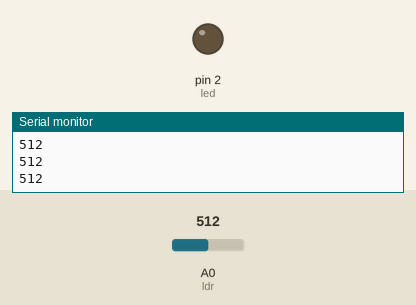
This sketch was run on a simulated Arduino Uno, built with avr-gcc and run on an emulated ATmega328P. Shown: output pins drawn as LEDs (lit = HIGH), the last lines printed to the serial monitor. The test bench sets the inputs (shaded band); at power-on: A0 (ldr) = 512.

Above: at 1.2 s.
1.3 s: A0 (ldr) set to 893
2.8 s: A0 (ldr) set to 917
At 3.2 s:
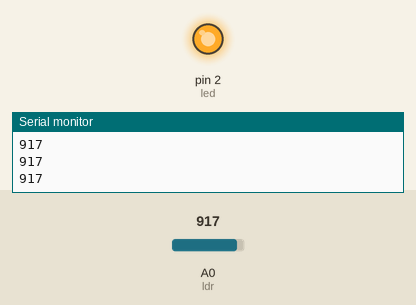
4.3 s: A0 (ldr) set to 890
At 5.5 s:
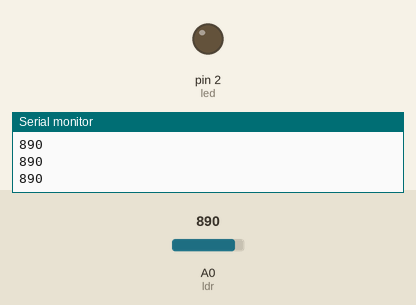
5.8 s: A0 (ldr) set to 900
At 7.0 s:
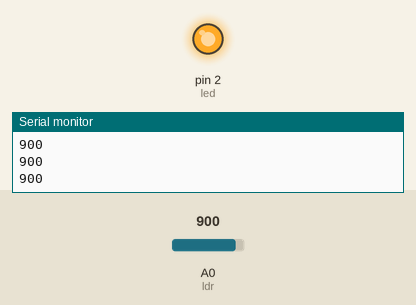
Timing chart, 0 to 8.3 s (numbered marks = the images above; inputs shaded):
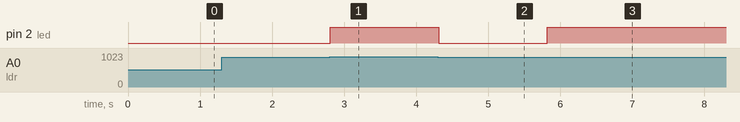

The sketch:

aula-013.ino
```cpp
//https://www.tinkercad.com/things/7VLPkrRYeNd-aula13/editel
//Sensor LDR, fotoresistor (light dependent resistor)

#define ldr A0
#define led 2

int vldr=0; // receber um valor de leitura do LDR, escopo global declara-se só 1 vez (não no loop)

void setup() {
  pinMode(ldr, INPUT);
  pinMode(led, OUTPUT);
  Serial.begin(9600);       // monitor serial
}

void loop() {
  vldr=analogRead(ldr);
  if(vldr<900){         // valor de Luminosidade, < ou > muda o sentudo
    digitalWrite(led,LOW);
  }else{
    digitalWrite(led, HIGH);
  }
  Serial.println(vldr);
  delay(100);

}

/*
 * Com uma resistência variável como o potenciômetro, mas com a variação da resistência pela inscidência de luz sobre ele
 * por padrão, quando Maior a incidência de luz sobre ele, Menor a reistência.
 *
 * Não tem polaridade, mas se inverte-lo no circuito, inverte seu Funcionamento.
 */
```

Measured:
- the behaviour switches between 899 and 900 on A0 (ldr) (found by bisection; images 0 and 1)
- after the input at 2.8 s, pin 2 (led): LOW → HIGH at once
- after the input at 4.3 s, pin 2 (led): HIGH → LOW at once
- after the input at 5.8 s, pin 2 (led): LOW → HIGH at once
